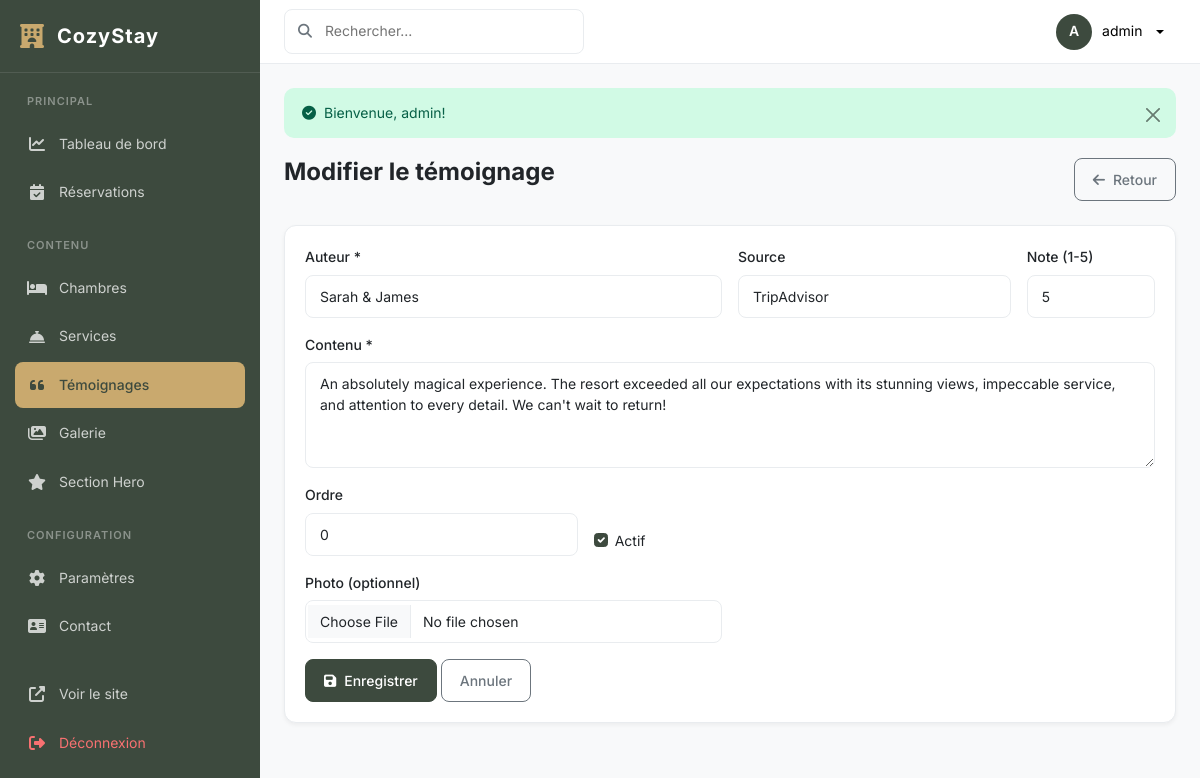
/dashboard/testimonials/form.php?id=1 (signed in), run on the app's committed database.
### tables this page shows
CREATE TABLE IF NOT EXISTS `testimonials` (
  `id` int(11) NOT NULL AUTO_INCREMENT,
  `author` varchar(200) NOT NULL,
  `source` varchar(100) DEFAULT 'TripAdvisor',
  `content` text NOT NULL,
  `rating` int(11) DEFAULT 5,
  `image` varchar(500) DEFAULT NULL,
  `is_active` tinyint(1) DEFAULT 1,
  `order_position` int(11) DEFAULT 0,
  `created_at` datetime DEFAULT CURRENT_TIMESTAMP,
  PRIMARY KEY (`id`)
);

### includes/functions.php (called while the page is built, shortened)
<?php
function e($str) {
    return htmlspecialchars($str ?? '', ENT_QUOTES, 'UTF-8');
}

### dashboard/testimonials/form.php (the view, shortened to what this page needs)
<?php
require_once __DIR__ . '/../../includes/functions.php';
$isEdit = isset($_GET['id']);
$db = getDB();
$item = null; $errors = [];
if ($isEdit) {
    $s = $db->prepare("SELECT * FROM testimonials WHERE id = ?"); $s->execute([(int)$_GET['id']]); $item = $s->fetch();
}
$v = $item ?: $_POST;
$pageTitle = $isEdit ? "Modifier le témoignage" : "Ajouter un témoignage";
include __DIR__ . '/../includes/dash_header.php';
?>
<div class="page-header">
    <div><h1><?= $pageTitle ?></h1></div>
    <a href="<?= SITE_URL ?>/dashboard/testimonials/index.php" class="btn btn-outline-secondary"><i class="fas fa-arrow-left me-2"></i>Retour</a>
</div>
<div class="dashboard-card"><div class="card-body">
    <form method="post" enctype="multipart/form-data">
        <div class="row g-3">
            <div class="col-md-6"><label class="form-label">Auteur *</label><input type="text" name="author" class="form-control" value="<?= e($v['author'] ?? '') ?>" required></div>
            <div class="col-md-4"><label class="form-label">Source</label><input type="text" name="source" class="form-control" value="<?= e($v['source'] ?? 'TripAdvisor') ?>"></div>
            <div class="col-md-2"><label class="form-label">Note (1-5)</label><input type="number" name="rating" class="form-control" value="<?= (int)($v['rating'] ?? 5) ?>" min="1" max="5"></div>
            <div class="col-12"><label class="form-label">Contenu *</label><textarea name="content" class="form-control" rows="4" required><?= e($v['content'] ?? '') ?></textarea></div>
            <div class="col-md-4"><label class="form-label">Ordre</label><input type="number" name="order_position" class="form-control" value="<?= (int)($v['order_position'] ?? 0) ?>"></div>
            <div class="col-md-4 d-flex align-items-end"><div class="form-check"><input class="form-check-input" type="checkbox" name="is_active" id="isActive" <?= ($v['is_active'] ?? 1) ? 'checked' : '' ?>><label class="form-check-label" for="isActive">Actif</label></div></div>
            <div class="col-md-6"><label class="form-label">Photo (optionnel)</label><input type="file" name="image" class="form-control" accept="image/*"></div>
            <div class="col-12"><button type="submit" class="btn btn-primary btn-lg"><i class="fas fa-save me-2"></i>Enregistrer</button> <a href="<?= SITE_URL ?>/dashboard/testimonials/index.php" class="btn btn-outline-secondary btn-lg">Annuler</a></div>
        </div>
    </form>
</div></div>
<?php include __DIR__ . '/../includes/dash_footer.php'; ?>

### assets/css/dashboard.css (style rules this page uses)
:root { --primary-green: #3d4a3e; --primary-green-light: #4a5a4b; --primary-green-dark: #2d3a2e; --accent-gold: #c9a96e; --accent-beige: #d4c4a8; --sidebar-width: 260px; --topbar-height: 64px; --bg-light: #f8f9fa; --bg-card: #ffffff; --text-dark: #212529; --text-muted: #6c757d; --border-color: #e9ecef; --shadow-sm: 0 2px 4px rgba(0, 0, 0, 0.05); --shadow-md: 0 4px 12px rgba(0, 0, 0, 0.1); --transition: all 0.3s ease; }
* { margin: 0; padding: 0; box-sizing: border-box; }
body { font-family: 'Inter', -apple-system, BlinkMacSystemFont, 'Segoe UI', Roboto, sans-serif; background-color: var(--bg-light); color: var(--text-dark); font-size: 14px; line-height: 1.6; }
.page-header { display: flex; justify-content: space-between; align-items: flex-start; margin-bottom: 24px; }
.page-header h1 { font-size: 24px; font-weight: 700; color: var(--text-dark); margin-bottom: 4px; }
.dashboard-card { background: var(--bg-card); border-radius: 12px; box-shadow: var(--shadow-sm); border: 1px solid var(--border-color); overflow: hidden; }
.dashboard-card .card-body { padding: 20px; }
.btn { font-size: 14px; font-weight: 500; padding: 10px 18px; border-radius: 8px; transition: var(--transition); }
.btn-primary { background: var(--primary-green); border-color: var(--primary-green); }
.form-control, .form-select { border: 1px solid var(--border-color); border-radius: 8px; padding: 10px 14px; font-size: 14px; transition: var(--transition); }
.form-label { font-weight: 500; margin-bottom: 6px; color: var(--text-dark); }
.form-check-input:checked { background-color: var(--primary-green); border-color: var(--primary-green); }

### data on the page
testimonials: author "Sarah & James", source "TripAdvisor", rating "5", content "An absolutely magical experience. The resort exceeded all our expectations with its stunning views, impeccable service, and attention to every detail. We can't wait to return!", order_position "0", is_active "☑"

### other printed values
substr($_SESSION['admin_username'] ?? 'A', 0, 1) "A"
$_SESSION['admin_username'] "admin"
$msg['message'] "Bienvenue, admin!"
$pageTitle "Modifier le témoignage"
